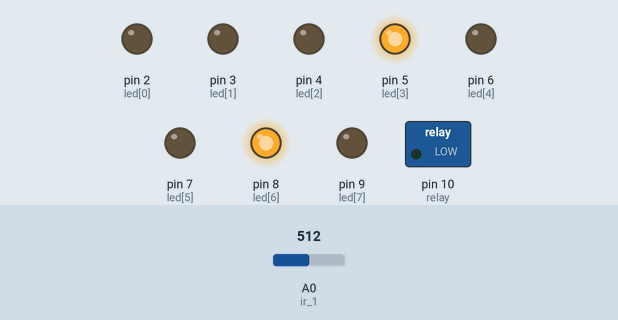
This sketch was run on a simulated Arduino Uno, built with avr-gcc and run on an emulated ATmega328P. Shown: switched loads named in the sketch (green lamp = pin HIGH), output pins drawn as LEDs (lit = HIGH). The inputs (shaded band) are chosen by the test bench; at power-on: A0 (ir_1) = 512.

Above: at 0.1 s.
Timing chart, 0 to 1.6 s (numbered marks = the images above):
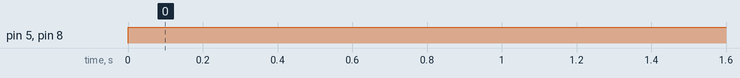

Measured:
- by itself, pin 5 (led[3]), pin 8 (led[6]): LOW → HIGH at 0.00 s

The sketch:

ir_with_relay_7segment.ino
```cpp
/*
code: person counter which will display in 7 segment display
      and relay turned on when person count is above 5.
*/

int led[] = { 2, 3, 4, 5, 6, 7, 8, 9 };  //seven segment display pin
int ir_1 = A0;                           //ir sensor
int relay = 10;                          //relay
int counter = 0;                         // counter which count person
int ir_state, prev_state = 0;

// num[] store pattern of all digits from 0-9
int num[] = {
  "01111110",
  "00010010",
  "10111100",
  "10110110",
  "11010010",
  "11100110",
  "11101110",
  "00110010",
  "11111110",
  "11110110"
};


// check_signal() check if a person is front of ir sensor and return 1 if true
//return 0 if false
int check_signal() {
  int ir1 = analogRead(ir_1);
  if (ir1 > 150) {
    return 1;
  }
  return 0;
}

// place() put digit in 7 segment display from patter which is stored in num[]
void place(char a[]) {
  for (int i = 0; i < 8; i++) {
    if (a[i] == '1') {
      digitalWrite(led[i], HIGH);
    }
  }
}

// off() off all the leds in 7 segment display
void off() {
  for (int i = 0; i < 8; i++) {
    digitalWrite(led[i], LOW);
  }
}


void setup() {
  for (int i = 0; i < 8; i++) {
    pinMode(led[i], OUTPUT);
  }
  pinMode(ir_1, INPUT);
  pinMode(relay, OUTPUT);
  Serial.begin(9600);
  off();

  place(num[counter]);  //initiate with 0 in display
}

void loop() {
  ir_state = check_signal();

  // prev_state keep track of the fact that a person is standing
  // in frot of sensor will only counted by 1.

  if (ir_state && (prev_state == 0)) {
    counter++;
    prev_state = 1;
    off();
    place(num[counter]);
  } else if (ir_state == 0) {
    prev_state = 0;
  }
  if (counter > 5) {
    digitalWrite(relay, HIGH);
  }

  delay(50);
}
```
